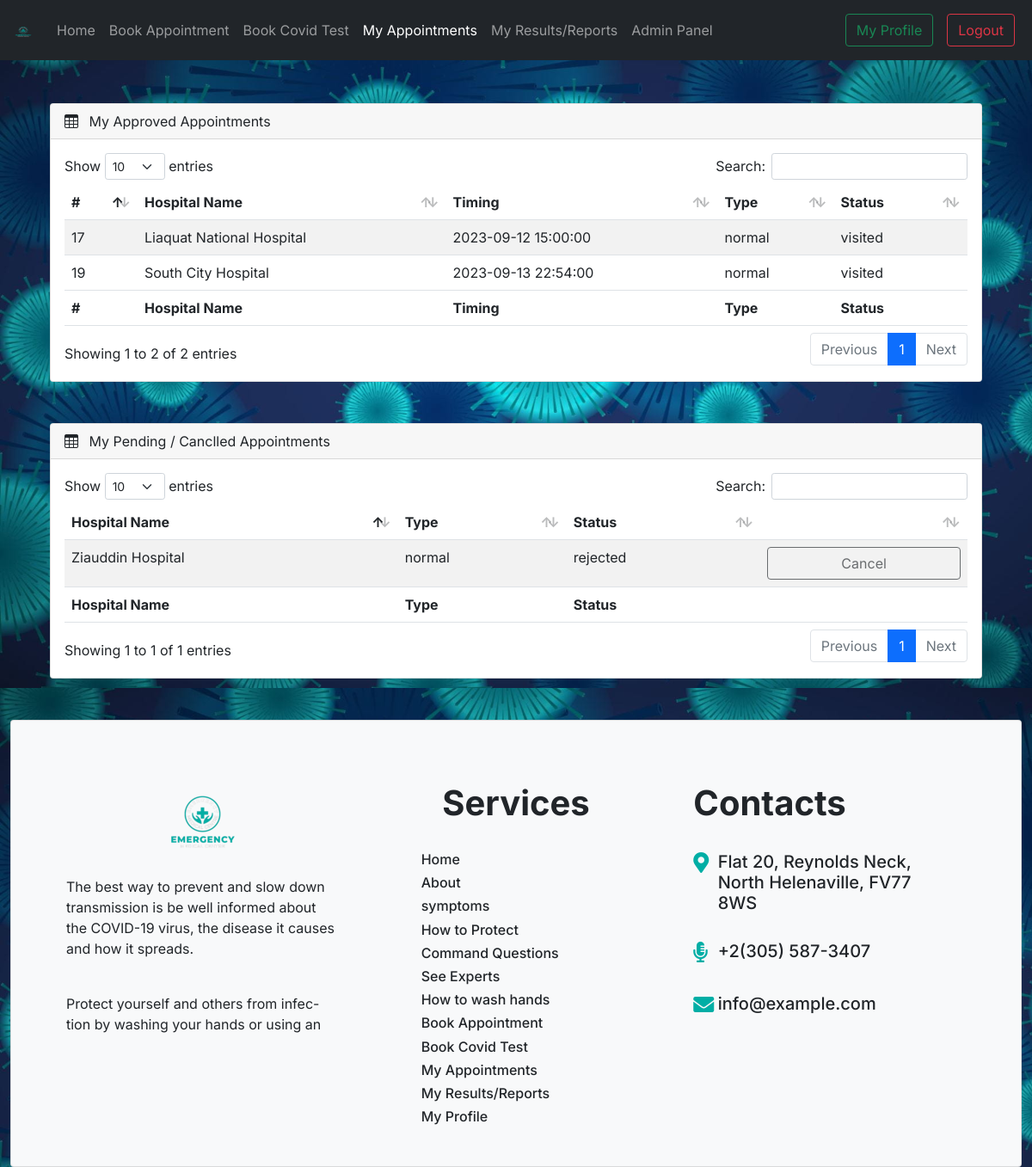
/user/appointments/index.php (signed in), run on the app's committed database.
### tables this page shows
CREATE TABLE IF NOT EXISTS `appointments` (
  `appointment_id` int(11) NOT NULL AUTO_INCREMENT,
  `hospital_id` int(11) NOT NULL DEFAULT 0,
  `user_id` int(11) NOT NULL DEFAULT 0,
  `type` varchar(50) DEFAULT 'normal',
  `status` varchar(50) DEFAULT 'pending',
  `booking_time` datetime DEFAULT NULL,
  `appointment_time` datetime DEFAULT NULL,
  PRIMARY KEY (`appointment_id`),
  KEY `hospital_id` (`hospital_id`),
  KEY `user_id` (`user_id`),
  CONSTRAINT `hospital_id` FOREIGN KEY (`hospital_id`) REFERENCES `hospitals` (`hospital_id`),
  CONSTRAINT `user_id` FOREIGN KEY (`user_id`) REFERENCES `users` (`user_id`)
);

CREATE TABLE IF NOT EXISTS `hospitals` (
  `hospital_id` int(11) NOT NULL AUTO_INCREMENT,
  `hospital_name` varchar(50) NOT NULL DEFAULT 'No Name Specified',
  `timing` varchar(50) NOT NULL DEFAULT 'No Timing Specified',
  `area` varchar(50) NOT NULL DEFAULT 'No City Specified',
  `city` varchar(50) NOT NULL DEFAULT 'No Area Specified',
  PRIMARY KEY (`hospital_id`)
);

### user/appointments/index.php (the view, shortened to what the rows shown need)
<?php
require('../../config.php');
$data = '';
$data2 = '';
if (isset($_SESSION['isloggedin'])) {
    if ($_SESSION['Verified']) {
        $connection = mysqli_connect($config['DB_URL'], $config['DB_USERNAME'], $config['DB_PASSWORD'], $config['DB_DATABASE']);
        if ($connection) {
            $user_id = $_SESSION['user-id'];
            $query = "SELECT * FROM appointments INNER JOIN hospitals ON appointments.hospital_id = hospitals.hospital_id WHERE appointments.user_id = $user_id";
            $result = mysqli_query($connection, $query);
            $total  = mysqli_num_rows($result);
            if ($total >= 1) {
                while ($row = mysqli_fetch_assoc($result)) {
                    if ($row['status'] == 'pending' || $row['status'] == 'cancelled' || $row['status'] == 'rejected') {
                        $data .= '<tr>
                            <td>' . $row['hospital_name'] . '</td>
                            <td>' . $row['type'] . '</td>
                            <td>' . $row['status'] . '</td>
                            <td>';
                        if ($row['status'] == 'pending') {
                            $data .= '<form method="post">
                                        <div class="d-grid gap-2">
                                            <input type="text" class="d-none" name="id" value="' . $row['appointment_id'] . '">
                                            <input type="submit" value="Cancel" class="btn btn-outline-danger" name="Cancel">
                                        </div>
                                    </form>';
                        } else {
                            $data .= '<form method="post">
                                        <div class="d-grid gap-2">
                                            <input type="text" class="d-none" name="id" value="' . $row['appointment_id'] . '">
                                            <input type="submit" disabled value="Cancel" class="btn btn-outline-dark" name="Cancel">
                                        </div>
                                    </form>';
                        }
                        $data .= '</td>
                        </tr>';
                    } elseif ($row['status'] == 'approved' || $row['status'] == 'visited' || $row['status'] == 'not visited') {
                        $data2 .= '<tr>
                            <td>' . $row['appointment_id'] . '</td>
                            <td>' . $row['hospital_name'] . '</td>
                            <td>' . $row['appointment_time'] . '</td>
                            <td>' . $row['type'] . '</td>
                            <td>' . $row['status'] . '</td>
                        </tr>';
                    }
                }
            }
        }
    }
}
?>
<!DOCTYPE html>
<html lang="en">
<head>
    <link href="https://cdn.jsdelivr.net/npm/bootstrap@5.1.3/dist/css/bootstrap.min.css" rel="stylesheet">
    <link rel="stylesheet" href="https://use.fontawesome.com/releases/v5.2.0/css/all.css" />
    <link rel="stylesheet" href="<?php echo $config['URL'] ?>/assets/css/global.css">
    <link rel="stylesheet" href="https://cdn.jsdelivr.net/npm/bootstrap-icons@1.4.1/font/bootstrap-icons.css" />
    <link rel="stylesheet" href="<?php echo $config['URL'] ?>/vendor/data_tables/dataTables.bootstrap5.min.css">
    <link rel="stylesheet" href="<?php echo $config['URL'] ?>/assets/css/dash.css">
</head>
<?php
if ($config['STATIC_BACKGROUND']) {
?>
    <body style="background-color: <?php echo $config['THEME_COLOR'] ?>;">
    <?php
} else {
    ?>
        <body background="<?php echo $config['URL'] ?>/assets/image/pics/background.jpg">
        <?php
    }
        ?>
        <br>
        <br>
        <br>
        <div class="container mt-5">
            <div class="card ms-3 me-3">
                <div class="card-body">
                    <div class="table-responsive ">
                        <table id="example" class="table  table-striped data-table2" style="width: 100%">
                            <thead>
                                <tr>
                                    <th>#</th>
                                    <th>Hospital Name</th>
                                    <th>Timing</th>
                                    <th>Type</th>
                                    <th>Status</th>
                                </tr>
                            </thead>
                            <tbody>
                                <?php
                                echo $data2;
                                ?>
                            </tbody>
                            <tfoot>
                                <tr>
                                    <th>#</th>
                                    <th>Hospital Name</th>
                                    <th>Timing</th>
                                    <th>Type</th>
                                    <th>Status</th>
                                </tr>
                            </tfoot>
                        </table>
                    </div>
                </div>
            </div>
        </div>
        <div class="container mt-5">
            <div class="card ms-3 me-3">
                <div class="card-body">
                    <div class="table-responsive ">
                        <table id="example" class="table  table-striped data-table2" style="width: 100%">
                            <thead>
                                <tr>
                                    <th>Hospital Name</th>
                                    <th>Type</th>
                                    <th>Status</th>
                                    <th></th>
                                </tr>
                            </thead>
                            <tbody>
                                <?php
                                echo $data;
                                ?>
                            </tbody>
                            <tfoot>
                                <tr>
                                    <th>Hospital Name</th>
                                    <th>Type</th>
                                    <th>Status</th>
                                    <th></th>
                                </tr>
                            </tfoot>
                        </table>
                    </div>
                </div>
            </div>
        </div>
        <div class="container-fluid mt-4">
            <div class="card p-3 bg-light  mt-5">
                <div class="row row-cols-1 row-cols-md-3 pt-3 m-4 gx-5">
                    <div class="col mt-3">
                        <div class="row">
                            <h1 class="text-center"><b>Services</b></h1>
                        </div>
                        <br>
                    </div>
                    <div class="col mt-3">
                        <h1><b>Contacts</b></h1>
                        <br>
                        <br>
                        <br>
                    </div>
                </div>
            </div>
        </div>
        </body>
</html>

### data on the page
appointments: appointment_id "17", appointment_time "2023-09-12 15:00:00", type "normal", status "visited"
hospitals: hospital_name "Liaquat National Hospital"
appointments: appointment_id "19", appointment_time "2023-09-13 22:54:00", type "normal", status "visited"
hospitals: hospital_name "South City Hospital"
hospitals: hospital_name "Ziauddin Hospital"
appointments: type "normal", status "rejected"
